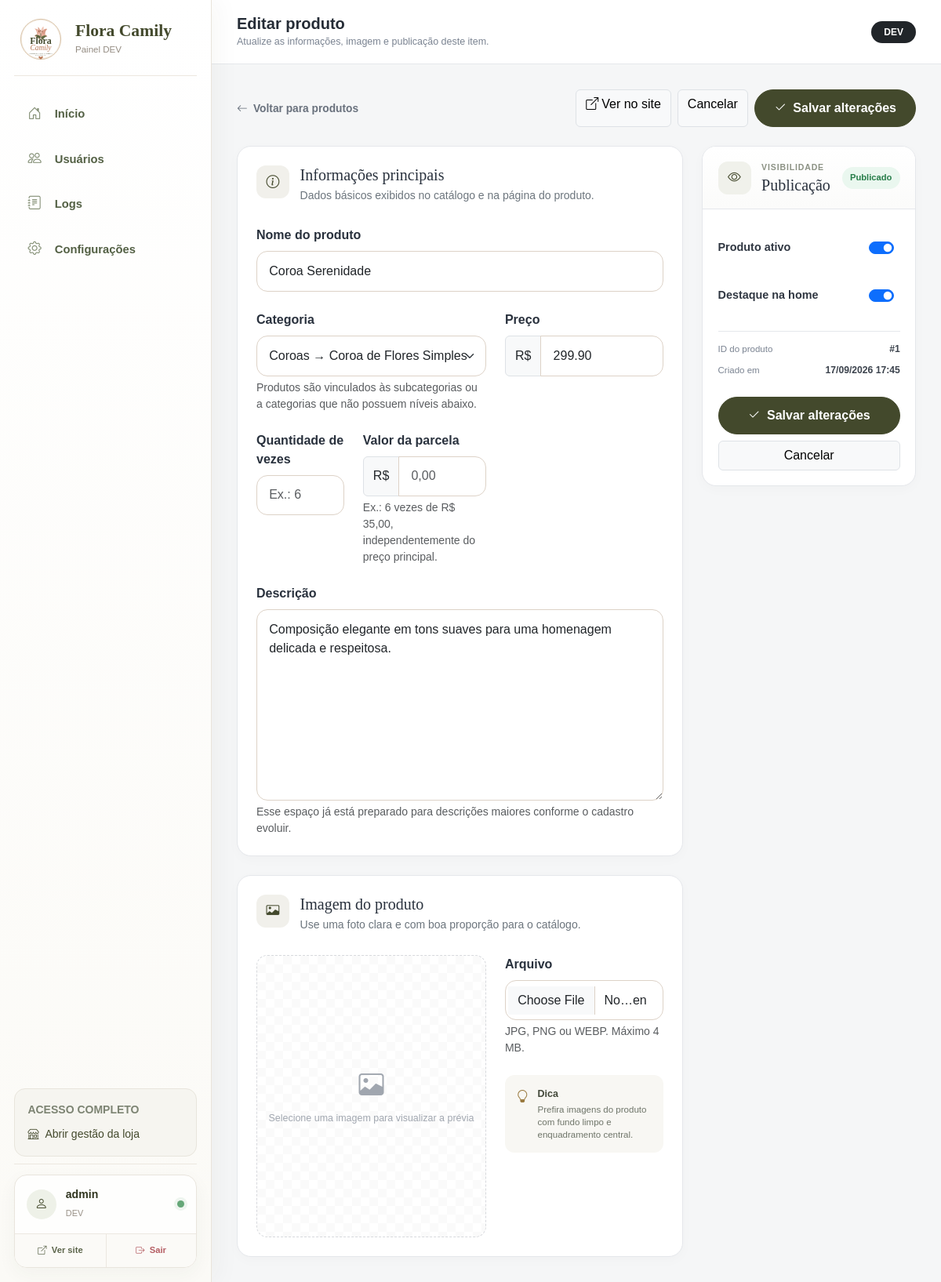
The page /admin-produto?id=1 (signed in) on the database its author committed.
### tables this page shows
CREATE TABLE IF NOT EXISTS products (
    id INT UNSIGNED AUTO_INCREMENT PRIMARY KEY,
    name VARCHAR(160) NOT NULL,
    category VARCHAR(100) NOT NULL DEFAULT 'Homenagens florais',
    category_id INT UNSIGNED NULL,
    description TEXT NULL,
    price DECIMAL(10,2) NOT NULL DEFAULT 0.00,
    installment_count INT UNSIGNED NULL,
    installment_value DECIMAL(10,2) NULL,
    image VARCHAR(255) NULL,
    active TINYINT(1) NOT NULL DEFAULT 1,
    featured TINYINT(1) NOT NULL DEFAULT 0,
    created_at TIMESTAMP DEFAULT CURRENT_TIMESTAMP,
    updated_at TIMESTAMP DEFAULT CURRENT_TIMESTAMP ON UPDATE CURRENT_TIMESTAMP,
    INDEX idx_products_active (active),
    INDEX idx_products_featured (featured),
    INDEX idx_products_category_id (category_id),
    CONSTRAINT fk_products_category FOREIGN KEY (category_id) REFERENCES categories(id) ON DELETE SET NULL
);

### admin-produto.php (the view, shortened to what the rows shown need)
<?php
require __DIR__ . '/config.php';
$id = filter_input(INPUT_GET, 'id', FILTER_VALIDATE_INT) ?: 0;
$product = null;
if ($id > 0) {
    $stmt = db()->prepare('SELECT * FROM products WHERE id = ? LIMIT 1');
    $stmt->execute([$id]);
    $product = $stmt->fetch();
}
$categories = productCategoryOptions(true);
$isEditing = !empty($product['id']);
require __DIR__ . '/includes/admin-shell-start.php';
?>
<form method="post" enctype="multipart/form-data" class="admin-product-form-page">
    <div class="row g-4 align-items-start">
        <div class="col-xl-8">
            <div class="admin-card p-4 mb-4">
                <div class="product-form-section-header">
                    <div>
                        <h2 class="h5 mb-1">Informações principais</h2>
                    </div>
                </div>
                <div class="row g-4 mt-1">
                    <div class="col-12">
                        <label for="productName" class="form-label fw-semibold">Nome do produto</label>
                        <input
                            type="text"
                            name="name"
                            id="productName"
                            class="form-control"
                            maxlength="160"
                            required
                            value="<?= e((string) ($product['name'] ?? '')) ?>"
                            placeholder="Ex.: Coroa Serenidade"
                        >
                    </div>
                    <div class="col-md-7">
                        <label for="productCategory" class="form-label fw-semibold">Categoria</label>
                        <select name="category_id" id="productCategory" class="form-select">
                            <?php foreach ($categories as $category): ?>
                                <option
                                    value="<?= (int) $category['id'] ?>"
                                    <?= (int) ($product['category_id'] ?? 0) === (int) $category['id'] ? 'selected' : '' ?>
                                >
                                    <?= !empty($category['parent_name']) ? e($category['parent_name']) . ' → ' : '' ?><?= e($category['name']) ?>
                                </option>
                            <?php endforeach; ?>
                        </select>
                        <div class="form-text">Produtos são vinculados às subcategorias ou a categorias que não possuem níveis abaixo.</div>
                    </div>
                    <div class="col-md-5">
                        <div class="input-group">
                            <span class="input-group-text">R$</span>
                            <input
                                type="number"
                                name="price"
                                id="productPrice"
                                class="form-control"
                                min="0"
                                step="0.01"
                                inputmode="decimal"
                                required
                                value="<?= e(isset($product['price']) && $product['price'] !== '' ? number_format((float) $product['price'], 2, '.', '') : '') ?>"
                                placeholder="0,00"
                            >
                        </div>
                    </div>
                    <div class="col-md-3">
                        <label for="installmentCount" class="form-label fw-semibold">Quantidade de vezes</label>
                        <input
                            type="number"
                            name="installment_count"
                            id="installmentCount"
                            class="form-control"
                            min="1"
                            max="99"
                            step="1"
                            value="<?= e(!empty($product['installment_count']) ? (string) (int) $product['installment_count'] : '') ?>"
                            placeholder="Ex.: 6"
                        >
                    </div>
                    <div class="col-md-4">
                        <div class="input-group">
                            <span class="input-group-text">R$</span>
                            <input
                                type="number"
                                name="installment_value"
                                id="installmentValue"
                                class="form-control"
                                min="0.01"
                                step="0.01"
                                inputmode="decimal"
                                value="<?= e(!empty($product['installment_value']) ? number_format((float) $product['installment_value'], 2, '.', '') : '') ?>"
                                placeholder="0,00"
                            >
                        </div>
                    </div>
                    <div class="col-12">
                        <label for="productDescription" class="form-label fw-semibold">Descrição</label>
                        <textarea
                            name="description"
                            id="productDescription"
                            class="form-control product-description-field"
                            rows="9"
                            placeholder="Descreva a composição, estilo, ocasião e outros detalhes importantes."
                        ><?= e((string) ($product['description'] ?? '')) ?></textarea>
                        <div class="form-text">Esse espaço já está preparado para descrições maiores conforme o cadastro evoluir.</div>
                    </div>
                </div>
            </div>
            <div class="admin-card p-4">
                <div class="product-form-section-header">
                    <div>
                        <h2 class="h5 mb-1">Imagem do produto</h2>
                    </div>
                </div>
            </div>
        </div>
        <div class="col-xl-4">
            <div class="admin-card product-publish-card sticky-xl-top">
                <div class="product-publish-head">
                    <div class="flex-grow-1">
                        <h2 class="h5 mb-0">Publicação</h2>
                    </div>
                </div>
                <div class="product-publish-body">
                    <div class="product-publish-options">
                        <label class="product-publish-option" for="productActive">
                            <span class="form-check form-switch m-0">
                                <input
                                    class="form-check-input"
                                    type="checkbox"
                                    name="active"
                                    id="productActive"
                                    <?= !isset($product['active']) || (int) $product['active'] === 1 ? 'checked' : '' ?>
                                >
                            </span>
                        </label>
                        <label class="product-publish-option" for="productFeatured">
                            <span class="form-check form-switch m-0">
                                <input
                                    class="form-check-input"
                                    type="checkbox"
                                    name="featured"
                                    id="productFeatured"
                                    <?= (int) ($product['featured'] ?? 0) === 1 ? 'checked' : '' ?>
                                >
                            </span>
                        </label>
                    </div>
                <?php if ($isEditing): ?>
                    <div class="product-meta-box mt-4">
                        <div>
                            <span>ID do produto</span>
                            <strong>#<?= (int) $product['id'] ?></strong>
                        </div>
                        <?php if (!empty($product['created_at'])): ?>
                            <div>
                                <span>Criado em</span>
                                <strong><?= date('d/m/Y H:i', strtotime((string) $product['created_at'])) ?></strong>
                            </div>
                        <?php endif; ?>
                    </div>
                <?php endif; ?>
                </div>
            </div>
        </div>
    </div>
</form>
<?php require __DIR__ . '/includes/admin-shell-end.php'; ?>

### rows shown on the page
products: name "Coroa Serenidade", category_id "Coroas → Coroa de Flores Simples", price "299.90", description "Composição elegante em tons suaves para uma homenagem delicada e respeitosa.", active "☑", featured "☑", id "1", created_at "17/09/2026 17:45"

### other values the page prints
$item['label'] "Início"
$item['label'] "Usuários"
$item['label'] "Logs"
$item['label'] "Configurações"
$_SESSION['admin_username'] "admin"
$adminRole "DEV"
$adminTitle "Editar produto"
$adminSubtitle "Atualize as informações, imagem e publicação deste item."
